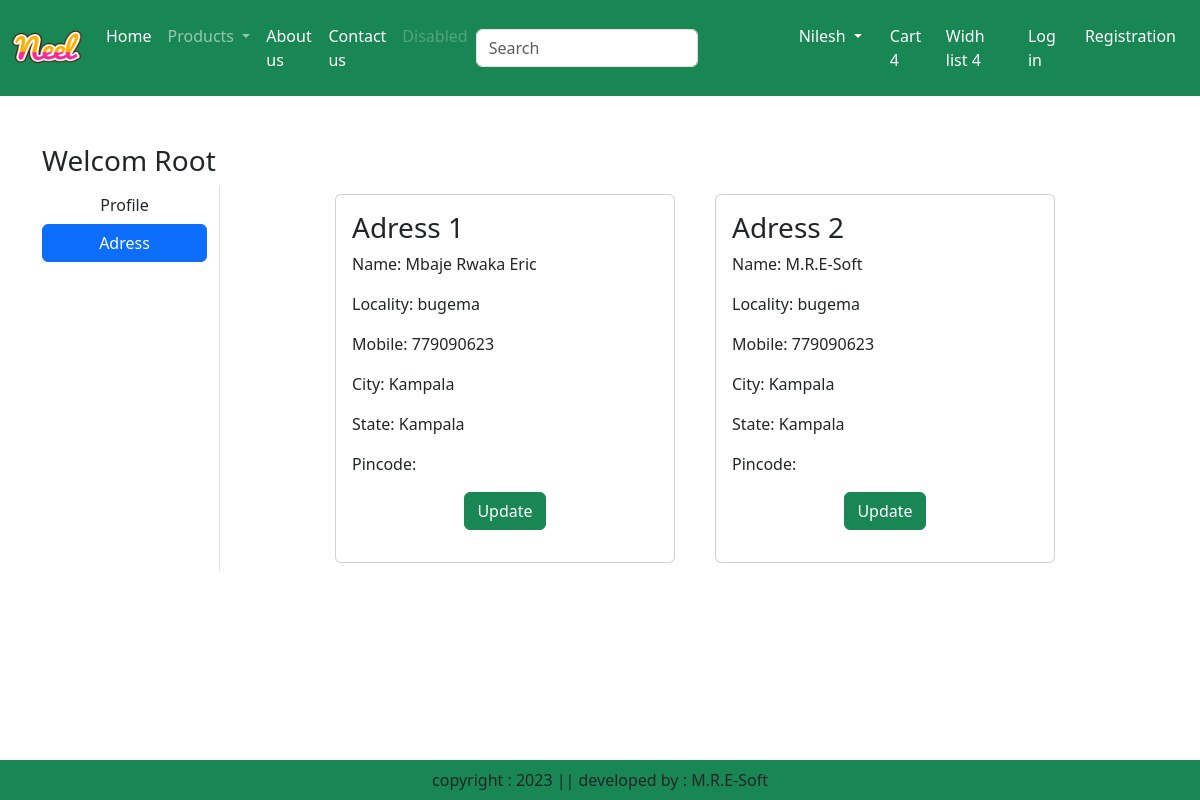
The app's page /adress/ (signed in), older data.
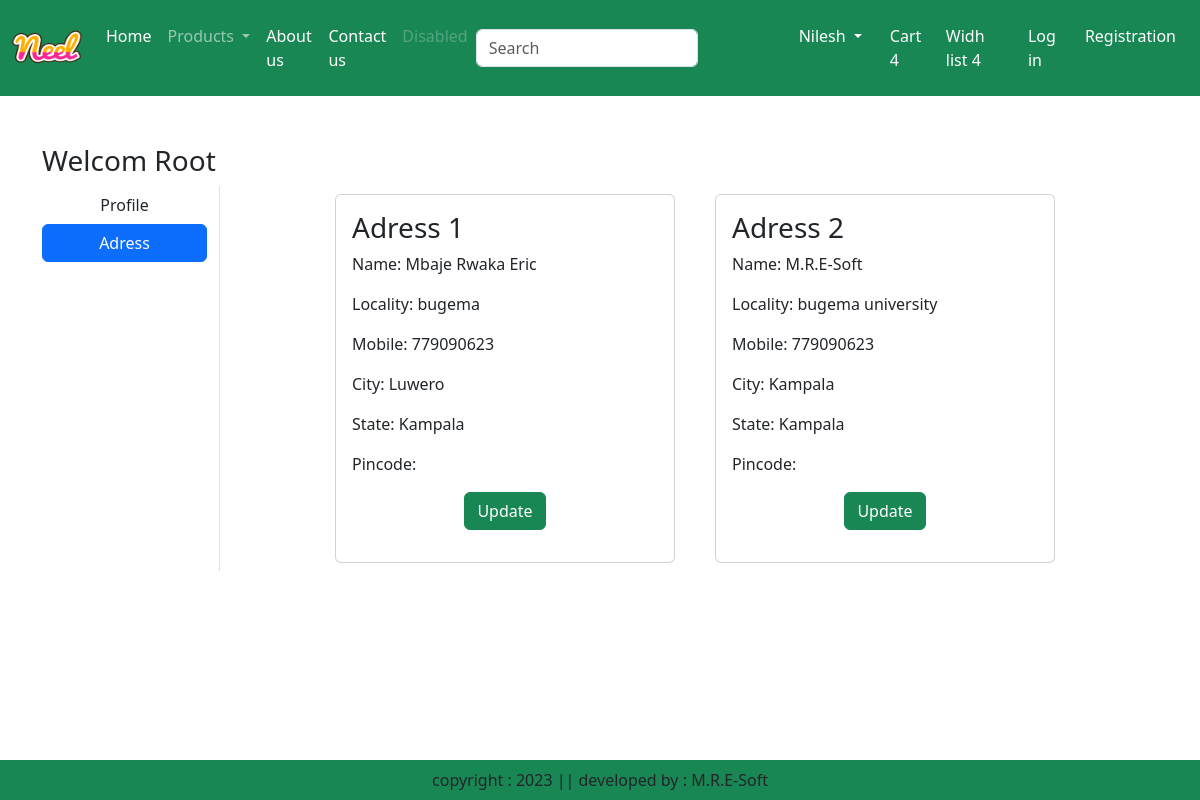
The same page, newer data.
### app/models.py (models this page shows, shortened)
class Customer(models.Model):
    user = models.ForeignKey(User,on_delete=models.CASCADE)
    name = models.CharField(max_length=200)
    locality = models.CharField(max_length=200)
    city = models.CharField(max_length=50)
    mobile = models.IntegerField(default=0)
    zipcode = models.IntegerField()
    state = models.CharField(choices=STATE_CHOICES, max_length=100)

### app/views.py (the view)
# urls.py: path("adress/" , views.adress, name="adress"),
def adress(request):
    add = Customer.objects.filter(user=request.user)
    return render(request, 'app/address.html',locals())

### app/templates/app/address.html (shortened to what this page needs)
{% extends 'app/base.html' %}
{% load static %}
{% block main-content %}
<div class="container my-5">
    <div class="row">
       <h3>Welcom <span class="text-capitalize">{{request.user}}</span></h3>
        <div class="col-sm-2 border-end">
                <ul class="list-unstyled">
                  <li class="d-grid"><a href="{% url 'profile' %}" class="btn">Profile</a></li>
                  <li class="d-grid"><a href="{% url 'adress' %}" class="btn btn-primary">Adress</a></li>
                </ul>
       </div>
       <div class="col-sm-8 offset-sm-1">
            <div class="row">
                {% for ad in add %}
                <div class="col-sm-6">
                    <div class="card m-2">
                        <div class="card-body">
                            <h3>Adress {{forloop.counter}}</h3>
                            <p>Name: {{ad.name}}</p>
                            <p>Locality: {{ad.locality}}</p>
                            <p>Mobile: {{ad.mobile}}</p>
                            <p>City: {{ad.city}}</p>
                            <p>State: {{ad.state}}</p>
                            <p>Pincode: {{ad.pincode}}</p>
                            <p class="text-center"><a href="{% url 'updateAddress' pk=ad.id %}" type="button" class="btn btn-success">Update</a></p>
                        </div>
                    </div>
                </div>
                {% endfor %}
            </div>
       </div>
{% endblock main-content %}

Row changes from the older to the newer data that the page shows:
changed Customer "Mbaje Rwaka Eric": city "Kampala" → "Luwero"
changed Customer "M.R.E-Soft": locality "bugema" → "bugema university"
